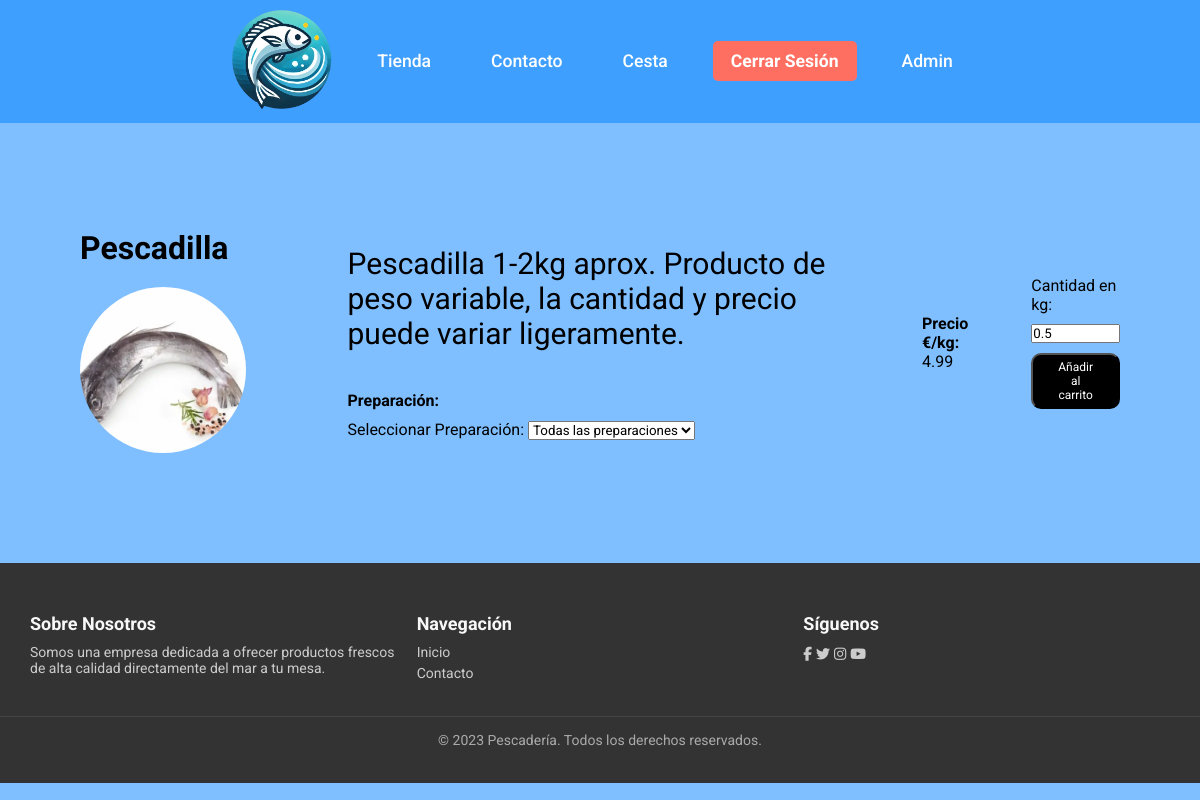
/producto.php?id=50 (signed in), run on the app's committed database.
### tables this page shows
CREATE TABLE `productos` (
  `id` int(11) NOT NULL,
  `nombre` varchar(255) NOT NULL,
  `descripcion` text DEFAULT NULL,
  `precio_kg` decimal(10,2) NOT NULL,
  `stock` int(11) DEFAULT 0,
  `imagen` varchar(255) DEFAULT 'imagen_default.png',
  `id_categoria` int(11) DEFAULT NULL
);

### producto.php (the view, shortened to what this page needs)
<?php
include('includes/header.php');
$product_id = $_GET['id'];
$sql1 = "SELECT * FROM productos WHERE productos.id = '$product_id'";
$result = mysqli_query($conexion, $sql1);
$product = mysqli_fetch_assoc($result);
?>
<div class="single_product">
    <div class="content_wrapper" id="product_content_1">
        <div class="content_innerwrapper">
            <div class="content_left_wrapper">
                <div class="tittle_wrapper">
                    <h1><?= $product['nombre'] ?></h1>
                </div>
                <div class="image_wrapper">
                    <img src="assets/images/<?= $product['imagen'] ?>" alt="<?= $product['nombre'] ?>">
                </div>
            </div>
            <div class="text_wrapper">
                <p><?= $product['descripcion'] ?></p>
                <p>
                    <p>
                        <strong>Preparación: </strong></p>
                        <div class="preparation_list">
                            <label for="category">Seleccionar Preparación:</label>
                                <select name="preparation_name" id="preparation_name" onchange="this.form.submit()">
                                    <option value="">Todas las preparaciones</option>
                            </select>
                        </div>
                </div>
                <p><strong>Precio €/kg: </strong><?= $product['precio_kg'] ?> </p>
                <form action="functions/add_to_cart.php" method="POST" class="form_add_to_cart">
                    <p>Cantidad en kg:</p>
                    <input type="number" name="quantity" value="0.5" min="0.5" max="<?= $product['stock'] ?>" step="0.5">
                    <button type="submit">Añadir al carrito</button>
                </form>
            </div>
        </div>
    </div>
<?php
include('includes/footer.php');
?>

### assets/css/estilos.css (style rules this page uses)
* { margin: 0; padding: 0; box-sizing: border-box; text-decoration: none; font-family: "Roboto", sans-serif; }
body { background-color:rgba(0, 128, 255, 0.5) ; }
.form_add_to_cart { display: flex; flex-direction: column; gap: 10px; }
.form_add_to_cart button { padding: 5px 25px; font-size: 12px; border-radius: 10px; background-color: #000; color: #fff; }
.content_innerwrapper { max-width: 1440px; width: 100%; margin: 40px auto; display: flex; gap: 60px; align-items: center; min-height: 45vh; }
.content_left_wrapper { display: flex; flex-direction: column; gap: 20px; }
.content_left_wrapper img { border-radius: 100%; object-fit: cover; max-width: 80%; aspect-ratio: 1/1; }
.text_wrapper { display: flex; flex-direction: column; gap: 10px; }
.text_wrapper p:first-of-type { font-size: 30px; margin-bottom: 20px; }
#product_content_1 { padding: 0 80px; display: flex; justify-content: center; }

### data on the page
productos: nombre "Pescadilla", imagen (picture), descripcion "Pescadilla 1-2kg aprox. Producto de peso variable, la cantidad y precio puede variar ligeramente.", precio_kg "4.99"
